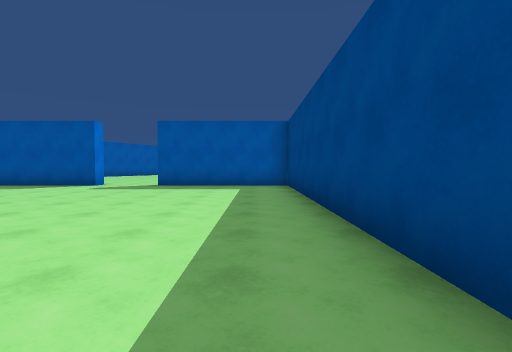
[1] (above)

15 first-person views from a walk through a Unity game level. The camera is 1.2 m above the floor, tilts 2° down and sees 85° across. The floor is counted in squares, 2 m on a side. Each view is taken from the middle of a square. On the plan, view 1 faces up. The plan holds only what a view shows up to about 9 squares ahead; the rest is blank. The place goes on beyond the plan. The player is left out.

[2]
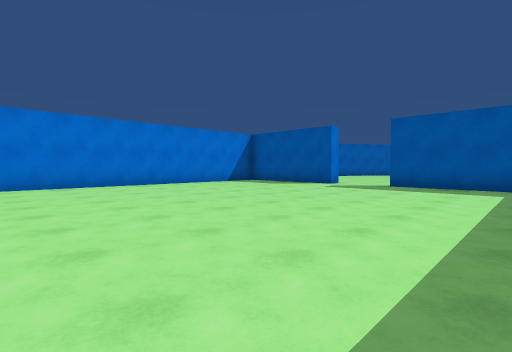

[3]
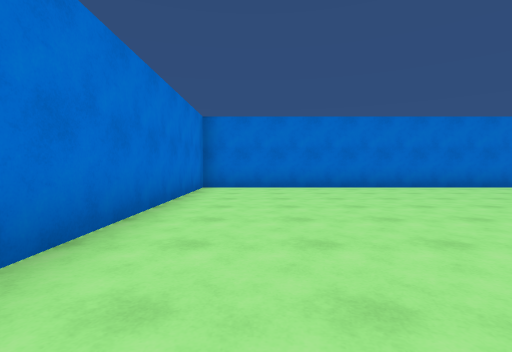

[4]
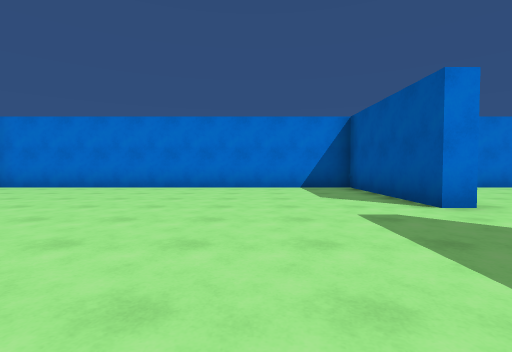

[5]
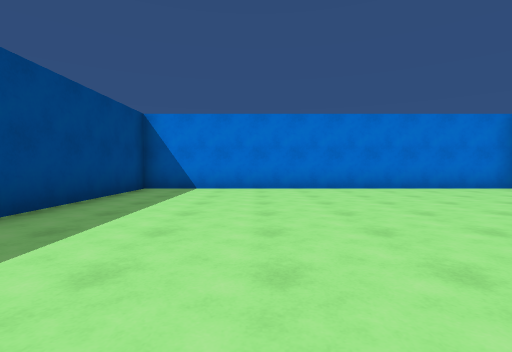

[6]
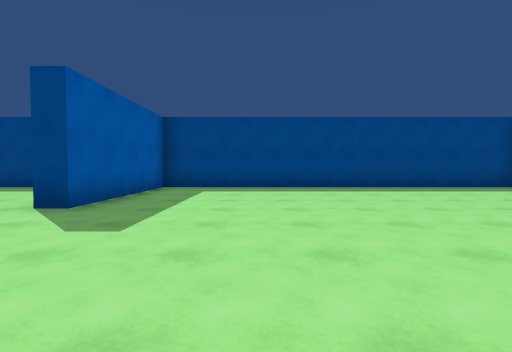

[7]
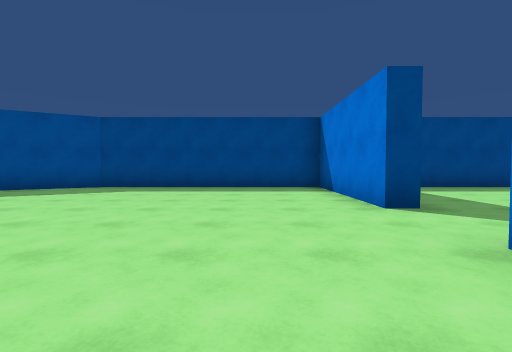

[8]
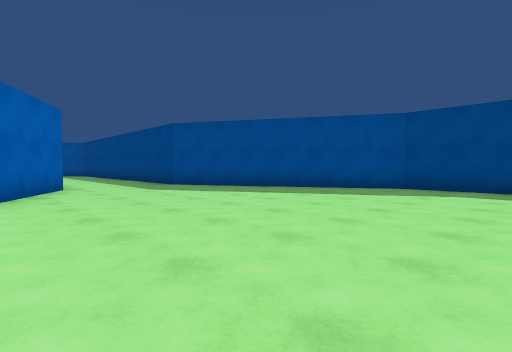

[9]
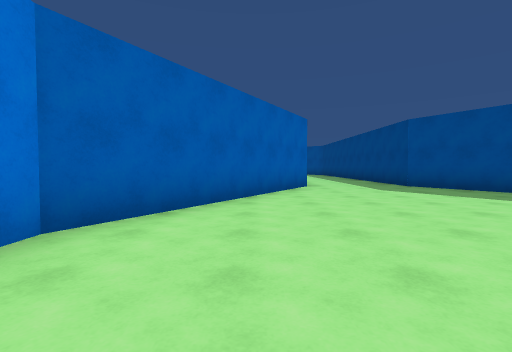

[10]
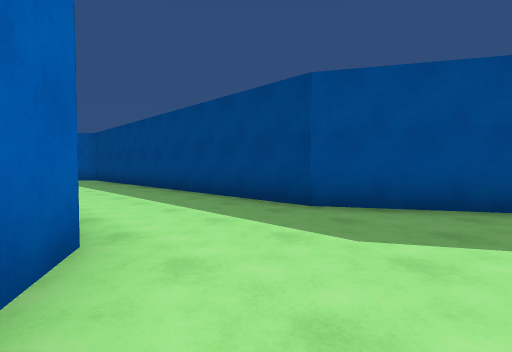

[11]
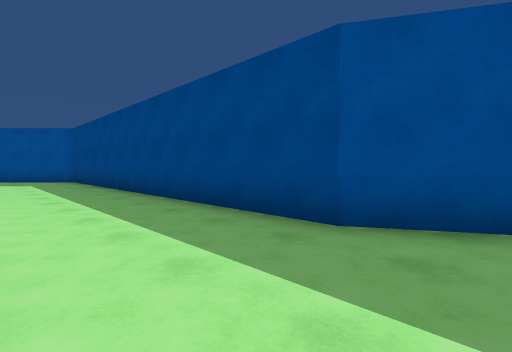

[12]
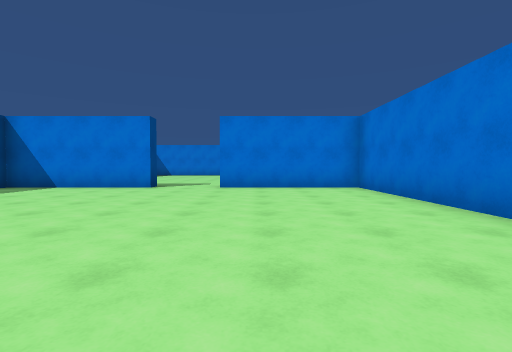

[13]
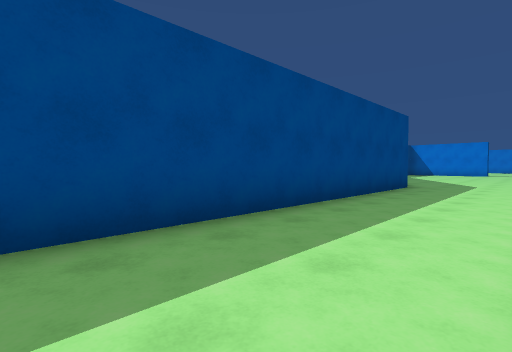

[14]
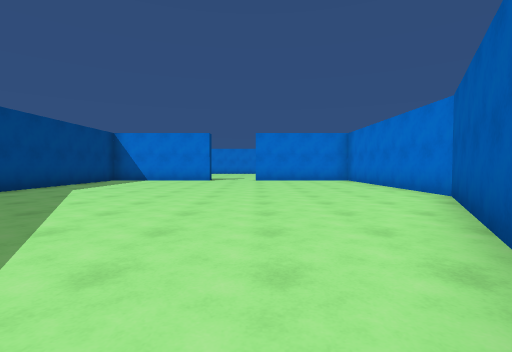

[15]
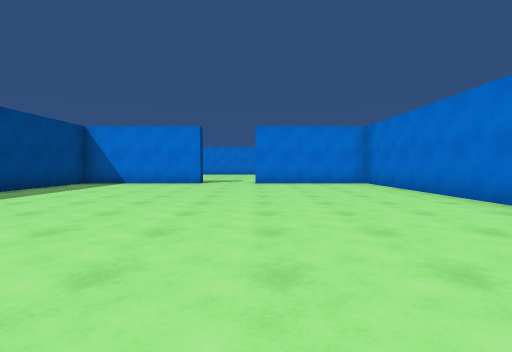

### Floor plan
Points are (right, up) in squares from view 1. A wall is a line through its corners. A room is listed if a view was taken in it or the views show most of it. See-through windows are left out.
Room 1 (views 1, 2, 3, 4, 5, 6)
walls: (-5, 8.7) (-8.9, 8.7) (-8.9, -1.5) (1, -1.5) (1, 8.7) (-3, 8.7)
ways out: opening at (-4, 9) to room 2
Room 2 (views 7, 8, 9, 10, 11, 12, 13, 14, 15)
walls: (-5.5, 21.4) (-8.9, 15.4) (-8.9, 9.2) (-5, 9.2) (-5, 8.7); (-3, 8.7) (-3, 9.2) (1, 9.2) (1, 15.4) (-2.4, 21.4) (-2.4, 30.2)
ways out: opening at (-4, 9) to room 1

Positions as (right, up) in squares from view 1, and headings:
1: (0, 0), facing up
2: (0, 0), facing up-left
3: (-1, 0), facing left
4: (-1, 6), facing left
5: (-2, 6), facing down
6: (-7, 6), facing right
7: (-7, 11), facing right
8: (-7, 13), facing up-right
9: (-7, 13), facing up
10: (-6, 19), facing up-right
11: (-5, 20), facing up-right
12: (-6, 17), facing down
13: (-5, 30), facing down-right
14: (-5, 21), facing down
15: (-5, 19), facing down
